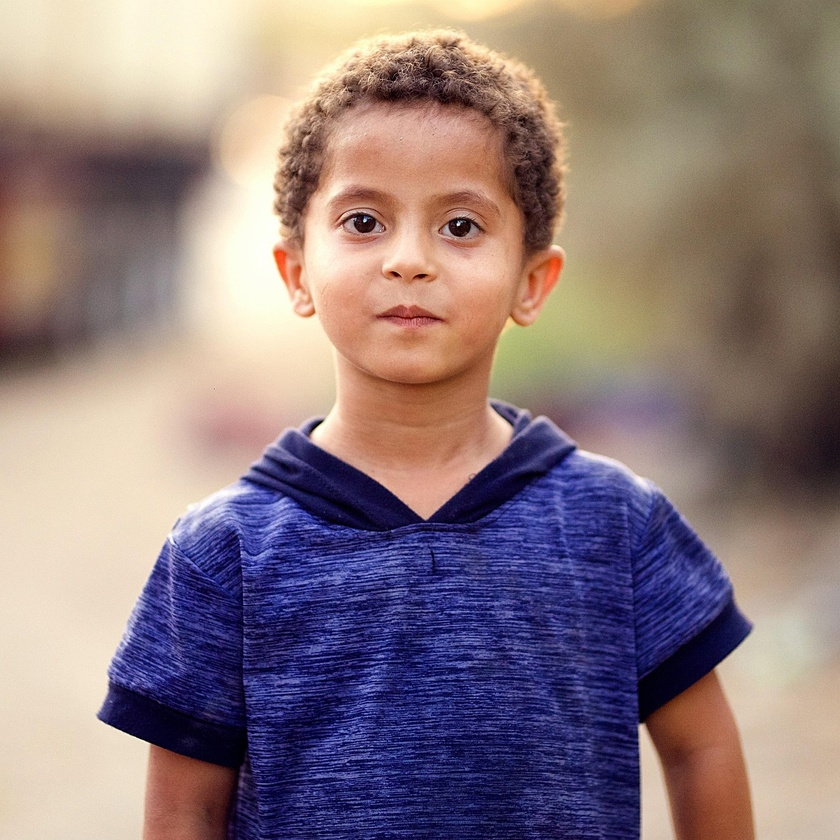
#> input picture example.jpg, 840 x 840 px, shrunk from 1280 x 1280 before the run
$ python L10_A1.py   (older library calls are emulated)
#> lines starting #> are read from the running program, lines starting #| are printed output that depends on the picture
import cv2
import numpy as np
import matplotlib.pyplot as plt

def display_image(image,title):
    plt.figure(figsize=(8, 8))
    if len(image.shape) == 2:  # Grayscale image
        plt.imshow(image, cmap='gray')
    else:  # Color image
        plt.imshow(cv2.cvtColor(image, cv2.COLOR_BGR2RGB))
    plt.title(title)
    plt.axis('off')
    plt.show()

def interactive_edge_detection(image_path):
    # Load the image
#> called with image_path = 'example.jpg'
    image = cv2.imread(image_path)
#> image is the input picture: shape (840, 840, 3); mean B, G, R 124.8, 122.4, 141.5
    if image is None:
        print("Error: Could not load image.")
        return

    # Convert to grayscale
    grayscale_image = cv2.cvtColor(image, cv2.COLOR_BGR2GRAY)
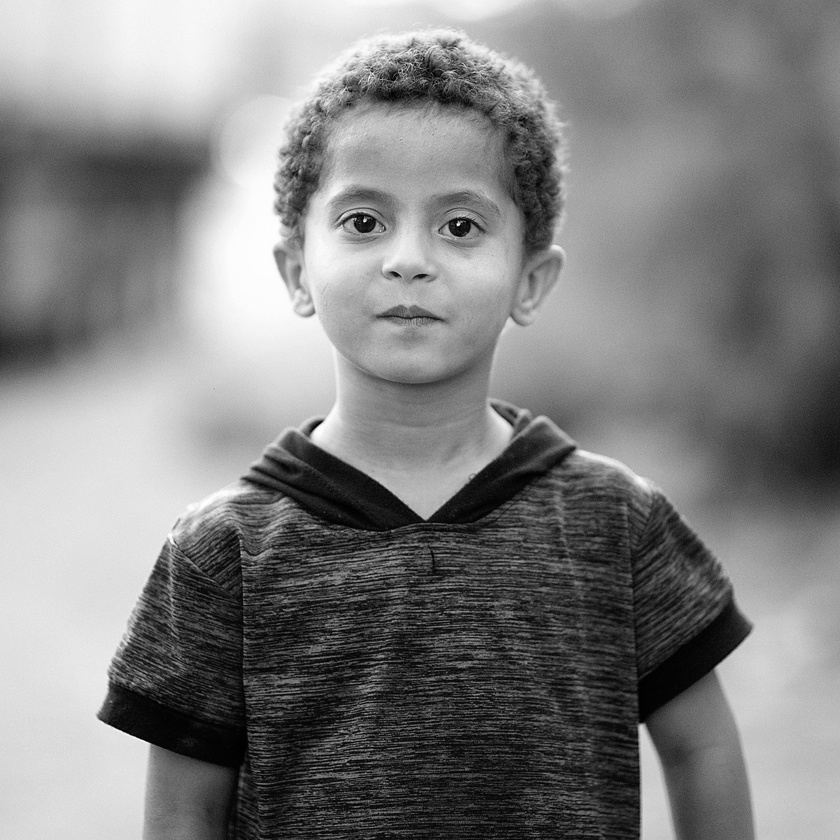
#> grayscale_image: shape (840, 840); min 0, max 255, mean 128.4

    # Create a window for the trackbars
    display_image(grayscale_image, 'Original Grayscale Image')

    print("Select an Option : ")
    print("1. Sobel Edge Detection")
    print("2. Canny Edge Detection")
    print("3. Laplacian Edge Detection")
    print("4. Gaussian Smoothing")
    print("5. Median Smoothing")
    print("6. Exit")

    while True:
        user_input=input("Enter your choice (1-6): ")
        if user_input == '1':
            # Sobel Edge Detection
            sobel_x = cv2.Sobel(grayscale_image, cv2.CV_64F, 1, 0, ksize=3)
            sobel_y = cv2.Sobel(grayscale_image, cv2.CV_64F, 0, 1, ksize=3)
            combined_sobel = cv2.bitwise_or(sobel_x.astype(np.uint8), sobel_y.astype(np.uint8))
            display_image(combined_sobel, 'Sobel Edge Detection')

        elif user_input == '2':
            # Canny Edge Detection
            print("Adjusting Canny thresholds... defaults are 100 and 200.")
            lower_thresh = int(input("Enter lower threshold : "))
            upper_thresh = int(input("Enter upper threshold : "))
            edges=cv2.Canny(grayscale_image, lower_thresh, upper_thresh)
            display_image(edges, 'Canny Edge Detection')

        elif user_input == '3':
            # Laplacian Edge Detection
            laplacian_edges = cv2.Laplacian(grayscale_image, cv2.CV_64F)
            display_image(np.abs(laplacian_edges).astype(np.uint8), 'Laplacian Edge Detection')

        elif user_input == '4':
            # Gaussian Smoothing
            print("Applying Gaussian Smoothing with a kernel size of (5, 5).")
            while True:
                try:
                    kernel_size = int(input("Enter kernel size (odd number, e.g., 5): "))
                    if kernel_size % 2 == 1 and kernel_size > 1:
                        break
                    else:
                        print("Please enter a positive odd integer greater than 1.")
                except ValueError:
                    print("Invalid input. Please enter a single odd integer (e.g., 5).")
            blurred = cv2.GaussianBlur(grayscale_image, (kernel_size, kernel_size), 0)
            display_image(blurred, 'Gaussian Smoothing')

        elif user_input == '5':
            # Median Smoothing
            median_smoothed = cv2.medianBlur(grayscale_image, 5)
            display_image(median_smoothed, 'Median Smoothing')
        elif user_input == '6':
            print("Exiting the program.")
            break
        else:
            print("Invalid choice. Please select a valid option (1-6).")
#> this loop made 7 passes; the answer given on pass 1: 1
#> pass 1, in interactive_edge_detection, `sobel_x = cv2.Sobel(grayscale_image, cv2.CV_64F, 1, 0, ksize=3)`:
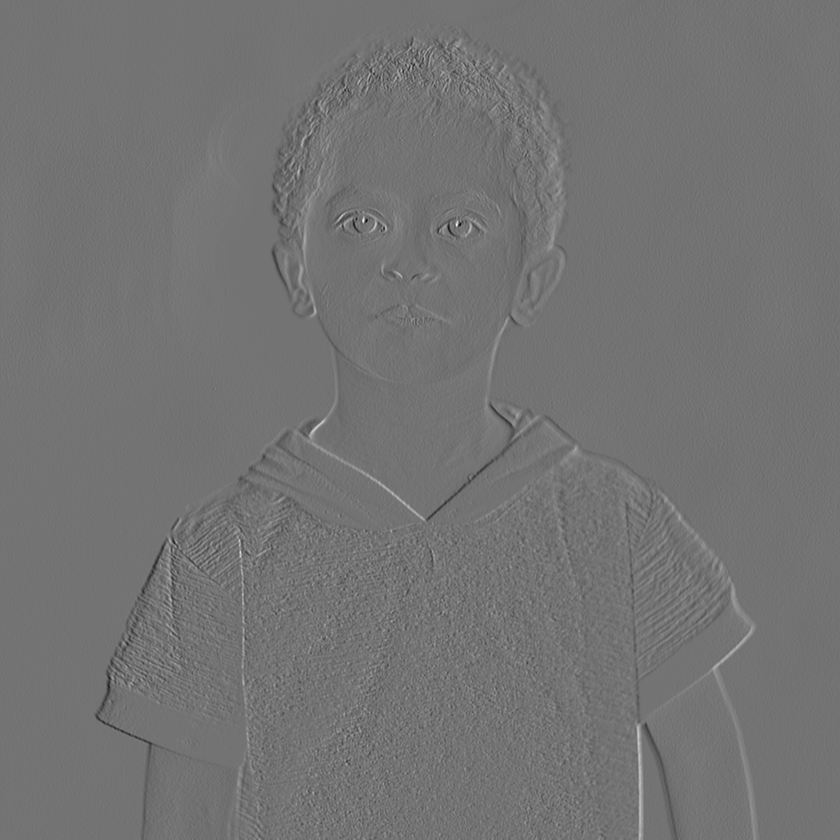
#> sobel_x: shape (840, 840) float64; min -732, max 882, mean -0.5; drawn with min black and max white
#> pass 1, in interactive_edge_detection, `combined_sobel = cv2.bitwise_or(sobel_x.astype(np.uint8), sobel_y.asty..`:
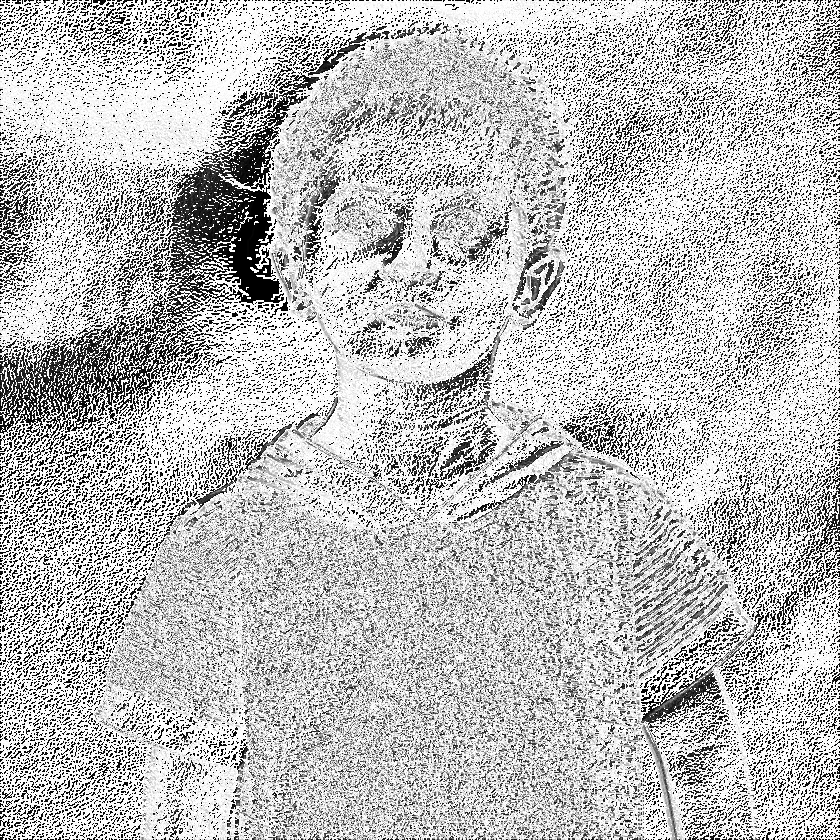
#> combined_sobel: shape (840, 840); min 0, max 255, mean 187.5
#> (the run stopped early here; a loop or call above may not have finished)
